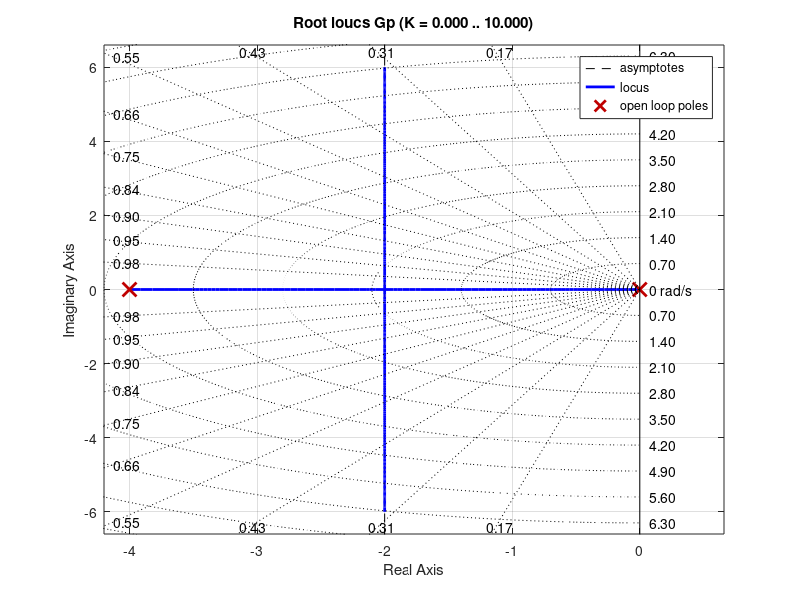

The MATLAB source for this figure: (Note: this script raises an error after producing the figure.)
Gp=tf([1],[0.25 1 0])
Ts=0.05;
figure(1)
rlocus(Gp)
sgrid

[nd,dd]=c2dm(1,[0.25 1 0],Ts,'zoh');
nd
dd

figure(2)
zgrid
hold
rlocus(nd,dd)
